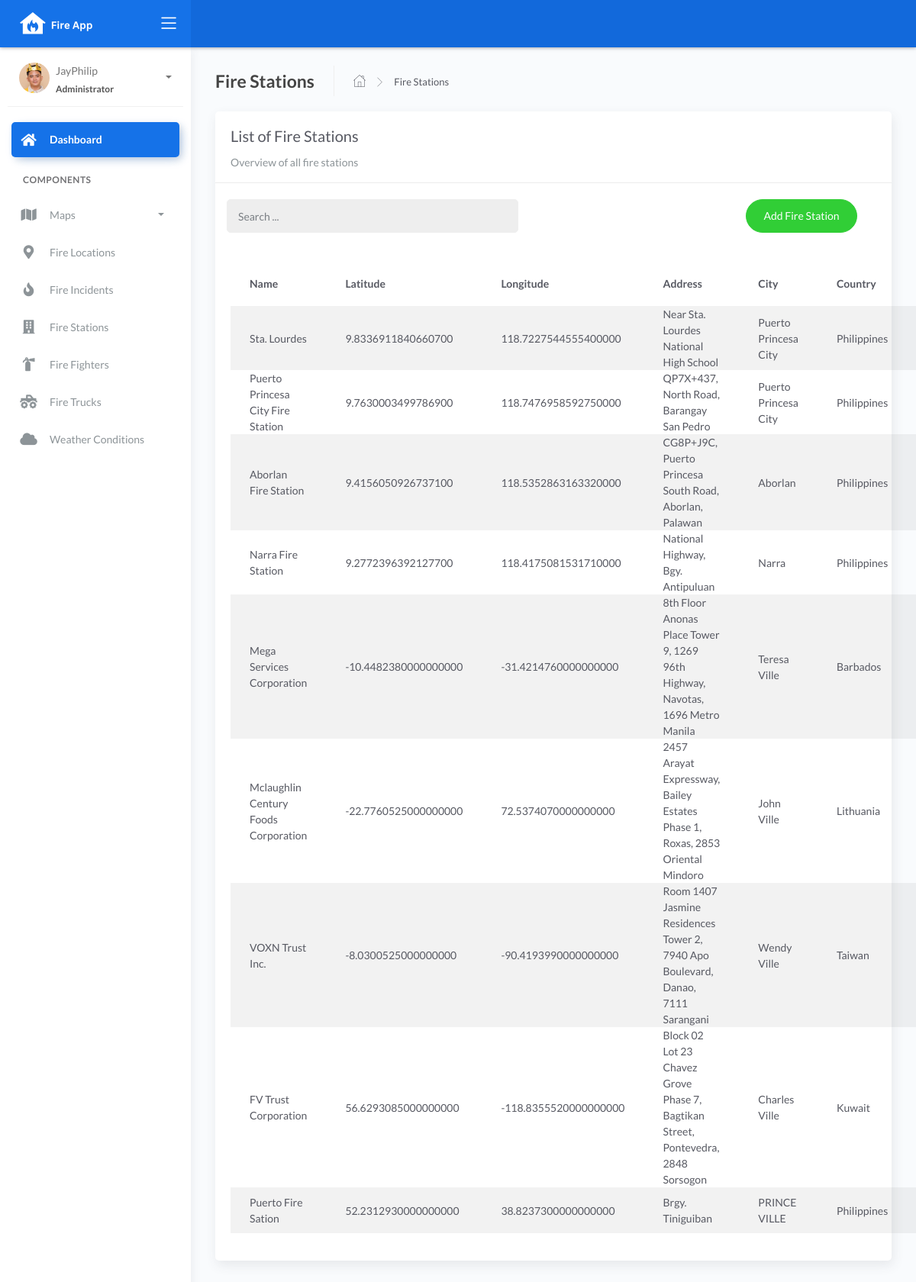
Page /firestation_list on the committed database.
### fire/models.py (models this page shows, shortened)
class BaseModel(models.Model):
    created_at = models.DateTimeField(auto_now_add=True, db_index=True)
    updated_at = models.DateTimeField(auto_now=True)
    class Meta:
        abstract = True

class FireStation(BaseModel):
    name = models.CharField(max_length=150)
    latitude = models.DecimalField(
        max_digits=22, decimal_places=16, null=True, blank=True)
    longitude = models.DecimalField(
        max_digits=22, decimal_places=16, null=True, blank=True)
    address = models.CharField(max_length=150)
    city = models.CharField(max_length=150)  # can be in separate table
    country = models.CharField(max_length=150)  # can be in separate table

### fire/views.py (the view)
# urls.py: path('firestation_list', FireStationList.as_view(), name='firestation-list'),
class FireStationList(ListView):
    model = FireStation
    context_object_name = 'firestation'
    template_name = "firestation_list.html"
    paginate_by = 10
    def get_queryset(self, *args, **kwargs):
         qs = super(FireStationList, self).get_queryset(*args, **kwargs)
         if self.request.GET.get("q") != None:
             query = self.request.GET.get('q')
             qs = qs.filter(Q(name__icontains=query) |
                            Q(address__icontains=query) |
                            Q(city__icontains=query) |
                            Q(country__icontains=query))
         return qs

### templates/firestation_list.html (shortened to what this page needs)
{% extends 'base.html' %} {% load static %} {% block content %}
<div class="content">
    <div class="page-inner">
        <div class="page-header">
            <h4 class="page-title">Fire Stations</h4>
            <ul class="breadcrumbs">
                <li class="nav-home">
                    <a href="{%url 'dashboard-chart' %}">
                    <i class="flaticon-home"></i>
                    </a>
                </li>
                <li class="separator">
                    <i class="flaticon-right-arrow"></i>
                </li>
                <li class="nav-item">
                    <a href="#">Fire Stations</a>
                </li>
            </ul>
        </div>
        <div class="row">
            <div class="col-md-12">
                <div class="card">
                    <div class="card-header">
                        <div class="card-title">List of Fire Stations</div>
                        <div class="card-category">Overview of all fire stations</div>
                    </div>
                    <br>
                        <div class="col-md-12 row">
                            <div class="col-md-6">
                                <form class="navbar-left navbar-form nav-search mr-md-3" action="{% url 'firestation-list' %}">
                                    <div class="input-group">
                                        <input type="text" placeholder="Search ..." class="form-control" name="q">
                                        <div class="input-group-append">
                                        <span class="input-group-text">
                                        </span>
                                        </div>
                                    </div>
                                </form>
                            </div>
                            <div class="col-md-6">
                                <div class="pull-right">
                                    <a href="{% url 'firestation-add'%}" class="btn btn-success btn-rounded">Add Fire Station</a>
                                </div>
                            </div>
                        </div>
                    <div class="card-body">
                        <table class="table table-striped mt-3">
                            <thead>
                                <tr>
                                    <th scope="col">Name</th>
                                    <th scope="col">Latitude</th>
                                    <th scope="col">Longitude</th>
                                    <th scope="col">Address</th>
                                    <th scope="col">City</th>
                                    <th scope="col">Country</th>
                                    <th scope="col">Action</th>
                                </tr>
                            </thead>
                            <tbody>
                                {% for object in object_list %}
                                <tr>
                                    <td>{{ object.name }}</td>
                                    <td>{{ object.latitude }}</td>
                                    <td>{{ object.longitude }}</td>
                                    <td>{{ object.address }}</td>
                                    <td>{{ object.city }}</td>
                                    <td>{{ object.country }}</td>
                                    <td>
                                    </td>
                                </tr>
                                {% empty %}
                                <tr>
                                    <td colspan="4" style="text-align: center">
                                    <p class="text-sm font-weight-bold mb-0">No Records Found</p>
                                    </td>
                                </tr>
                                {% endfor %}
                            </tbody>
                        </table>
                    </div>
                </div>
            </div>
        </div>
    </div>
</div>
{% endblock %}

### rows in the picture
FireStation: name "Sta. Lourdes", latitude "9.8336911840660700", longitude "118.7227544555400000", address "Near Sta. Lourdes National High School", city "Puerto Princesa City", country "Philippines"
FireStation: name "Puerto Princesa City Fire Station", latitude "9.7630003499786900", longitude "118.7476958592750000", address "QP7X+437, North Road, Barangay San Pedro", city "Puerto Princesa City", country "Philippines"
FireStation: name "Aborlan Fire Station", latitude "9.4156050926737100", longitude "118.5352863163320000", address "CG8P+J9C, Puerto Princesa South Road, Aborlan, Palawan", city "Aborlan", country "Philippines"
FireStation: name "Narra Fire Station", latitude "9.2772396392127700", longitude "118.4175081531710000", address "National Highway, Bgy. Antipuluan", city "Narra", country "Philippines"
FireStation: name "Mega Services Corporation", latitude "-10.4482380000000000", longitude "-31.4214760000000000", address "8th Floor Anonas Place Tower 9, 1269 96th Highway, Navotas, 1696 Metro Manila", city "Teresa Ville", country "Barbados"
FireStation: name "Mclaughlin Century Foods Corporation", latitude "-22.7760525000000000", longitude "72.5374070000000000", address "2457 Arayat Expressway, Bailey Estates Phase 1, Roxas, 2853 Oriental Mindoro", city "John Ville", country "Lithuania"
FireStation: name "VOXN Trust Inc.", latitude "-8.0300525000000000", longitude "-90.4193990000000000", address "Room 1407 Jasmine Residences Tower 2, 7940 Apo Boulevard, Danao, 7111 Sarangani", city "Wendy Ville", country "Taiwan"
FireStation: name "FV Trust Corporation", latitude "56.6293085000000000", longitude "-118.8355520000000000", address "Block 02 Lot 23 Chavez Grove Phase 7, Bagtikan Street, Pontevedra, 2848 Sorsogon", city "Charles Ville", country "Kuwait"
FireStation: name "Puerto Fire Sation", latitude "52.2312930000000000", longitude "38.8237300000000000", address "Brgy. Tiniguiban", city "PRINCE VILLE", country "Philippines"
